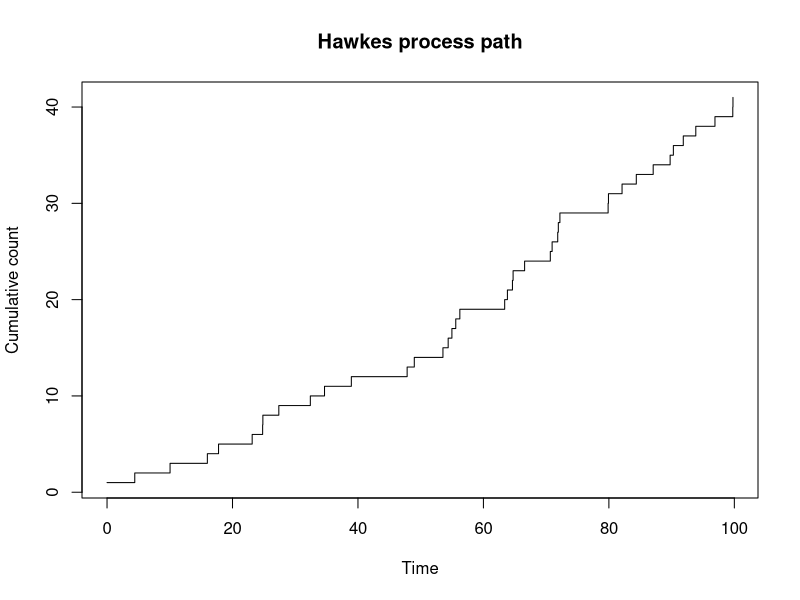

R code for this plot: (Note: this script raises an error after producing the figure.)
##################################################
#' Program name: simulation_recurrentEvent.R
#' 
#' Description: Simulate one-dimensional Hawkes 
#' process.
#' 
#' Reference: Exact simulation of Hawkes process 
#' with exponentially decaying intensity. Electron. 
#' Commun. Probab 2013. Angelos Dassios, Hongbiao Zhao.
#' 
#' Author: Mengbing Li
#' 
#' Created: 11/14/2018
#' 
##################################################



## One-dimensional Hawkes process with exponentially 
## decaying intensity conditional on baseline intensity ---------------

# let the length total time be L = 10
L <- 100

## Initial condition 
time0 <- 0 # initial time
lambda0 <- 0.8 # initial intensity

# intensity of the counting process
# at baseline, left limit = right limit = lambda0
lambda_minus <- lambda0 
lambda_plus <- lambda0 

delta <- 3 # rate of exponential decay
a <- 0.3 # constant reversion level, a < lambda

jumpTimes <- time0 # time1 = time of the next jump
los <- c()
N0 <- 0 # counting process
seed <- 1 # to use in generating random numbers
while(jumpTimes[length(jumpTimes)] <= L){
  
  ## Simulate the interarrival times
  set.seed(seed)
  u0 <- runif(1, 0, 1)
  s0 <- -1/a * log(u0)
  set.seed(seed+100)
  u1 <- runif(1, 0, 1)
  d <- 1 + delta * log(u1) / (lambda_plus - a)
  
  if (d > 0){
    s1 <- -1/delta * log(d)
    interarrivalTime <- min(s0, s1)
  } else interarrivalTime <- s0
  
  ## record the next jump time
  currentJumpTime <- jumpTimes[length(jumpTimes)]
  nextJumpTime <- currentJumpTime + interarrivalTime
  if ( nextJumpTime > L) break
  jumpTimes <- c(jumpTimes, nextJumpTime)
  
  ## change at nextJumpTime in the intensity with exponential decay
  lambda_minus <- (lambda_plus-a)*exp(-delta*interarrivalTime)+a

  lambda_plus <- lambda_minus + 1
  
  ## record the change at nextJumpTime in the counting process
  N0 <- N0 + 1
  
  seed <- seed + 1
  
}

plot(x = jumpTimes, y = 1:length(jumpTimes), type = "s",
     xlab = "Time", ylab = "Cumulative count",
     main = "Hawkes process path")





# Plot intensity function -------------------------------------------------
n_gridPoints <- 10000
times <- seq(0, L, length.out = n_gridPoints)

intensity <- rep(NA, n_gridPoints)
for(i in 1:n_gridPoints){
  # find the jumpTime < t
  beforeIndex <- which(jumpTimes < times[i])
  if (length(beforeIndex) == 0){
    intensity[i] <- a + (lambda0-a)*exp(-delta*times[i])
  } else{
    maxJumpTimeIndex <- max(beforeIndex)
    exp.sum <- sum(exp(delta*jumpTimes[1:maxJumpTimeIndex]))
    intensity[i] <- a + (lambda0-a+exp.sum)*exp(-delta*times[i])
  }
}

plot(x = times, y = intensity, type = 'l',
     xlab = "Time", y = "Intensity")






